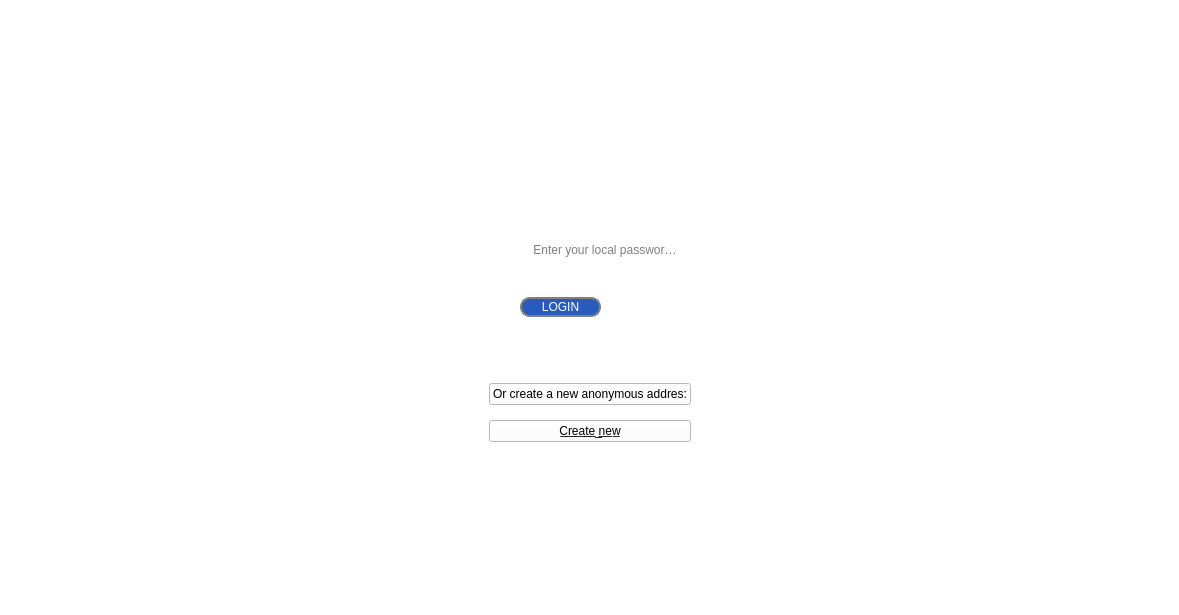
<?xml version="1.0" encoding="UTF-8"?>
<ui version="4.0">
 <class>Form</class>
 <widget class="QWidget" name="Form">
  <property name="geometry">
   <rect>
    <x>0</x>
    <y>0</y>
    <width>1179</width>
    <height>615</height>
   </rect>
  </property>
  <property name="sizePolicy">
   <sizepolicy hsizetype="Preferred" vsizetype="Preferred">
    <horstretch>1</horstretch>
    <verstretch>0</verstretch>
   </sizepolicy>
  </property>
  <property name="cursor">
   <cursorShape>ArrowCursor</cursorShape>
  </property>
  <property name="windowTitle">
   <string>Form</string>
  </property>
  <property name="styleSheet">
   <string notr="true">background-color: rgb(255, 255, 255);</string>
  </property>
  <layout class="QGridLayout" name="gridLayout_3">
   <property name="leftMargin">
    <number>0</number>
   </property>
   <property name="topMargin">
    <number>0</number>
   </property>
   <property name="rightMargin">
    <number>0</number>
   </property>
   <property name="bottomMargin">
    <number>0</number>
   </property>
   <item row="0" column="0">
    <layout class="QHBoxLayout" name="horizontalLayout_4" stretch="1,0,1">
     <item>
      <spacer name="horizontalSpacer_7">
       <property name="orientation">
        <enum>Qt::Horizontal</enum>
       </property>
       <property name="sizeHint" stdset="0">
        <size>
         <width>40</width>
         <height>20</height>
        </size>
       </property>
      </spacer>
     </item>
     <item>
      <layout class="QVBoxLayout" name="verticalLayout_2">
       <property name="spacing">
        <number>7</number>
       </property>
       <item>
        <spacer name="verticalSpacer_4">
         <property name="orientation">
          <enum>Qt::Vertical</enum>
         </property>
         <property name="sizeHint" stdset="0">
          <size>
           <width>20</width>
           <height>28</height>
          </size>
         </property>
        </spacer>
       </item>
       <item>
        <layout class="QVBoxLayout" name="verticalLayout_8">
         <item>
          <layout class="QVBoxLayout" name="verticalLayout_7">
           <item>
            <layout class="QGridLayout" name="gridLayout">
             <item row="0" column="2">
              <spacer name="horizontalSpacer_4">
               <property name="orientation">
                <enum>Qt::Horizontal</enum>
               </property>
               <property name="sizeHint" stdset="0">
                <size>
                 <width>40</width>
                 <height>20</height>
                </size>
               </property>
              </spacer>
             </item>
             <item row="1" column="1">
              <spacer name="verticalSpacer">
               <property name="orientation">
                <enum>Qt::Vertical</enum>
               </property>
               <property name="sizeHint" stdset="0">
                <size>
                 <width>20</width>
                 <height>40</height>
                </size>
               </property>
              </spacer>
             </item>
             <item row="0" column="0">
              <spacer name="horizontalSpacer_3">
               <property name="orientation">
                <enum>Qt::Horizontal</enum>
               </property>
               <property name="sizeHint" stdset="0">
                <size>
                 <width>40</width>
                 <height>20</height>
                </size>
               </property>
              </spacer>
             </item>
             <item row="0" column="1">
              <widget class="QLabel" name="label">
               <property name="text">
                <string/>
               </property>
               <property name="pixmap">
                <pixmap>../../итоги по проекту — копия/вход/2020-08-08_012419.png</pixmap>
               </property>
               <property name="scaledContents">
                <bool>true</bool>
               </property>
              </widget>
             </item>
            </layout>
           </item>
           <item>
            <layout class="QVBoxLayout" name="verticalLayout_6">
             <property name="spacing">
              <number>0</number>
             </property>
             <item>
              <layout class="QVBoxLayout" name="verticalLayout_5">
               <property name="spacing">
                <number>0</number>
               </property>
               <item>
                <layout class="QHBoxLayout" name="horizontalLayout_2" stretch="2,5,0">
                 <property name="spacing">
                  <number>0</number>
                 </property>
                 <property name="sizeConstraint">
                  <enum>QLayout::SetFixedSize</enum>
                 </property>
                 <property name="leftMargin">
                  <number>2</number>
                 </property>
                 <property name="rightMargin">
                  <number>0</number>
                 </property>
                 <item>
                  <spacer name="horizontalSpacer_2">
                   <property name="orientation">
                    <enum>Qt::Horizontal</enum>
                   </property>
                   <property name="sizeHint" stdset="0">
                    <size>
                     <width>40</width>
                     <height>20</height>
                    </size>
                   </property>
                  </spacer>
                 </item>
                 <item>
                  <widget class="QLineEdit" name="lineEdit">
                   <property name="sizePolicy">
                    <sizepolicy hsizetype="Expanding" vsizetype="Fixed">
                     <horstretch>2</horstretch>
                     <verstretch>1</verstretch>
                    </sizepolicy>
                   </property>
                   <property name="layoutDirection">
                    <enum>Qt::LeftToRight</enum>
                   </property>
                   <property name="autoFillBackground">
                    <bool>false</bool>
                   </property>
                   <property name="styleSheet">
                    <string notr="true">
border-radius: 10px;
padding: 0 8px;
background: white;
selection-background-color: darkgray;
</string>
                   </property>
                   <property name="text">
                    <string/>
                   </property>
                   <property name="placeholderText">
                    <string> Enter your local password. . .</string>
                   </property>
                  </widget>
                 </item>
                 <item>
                  <spacer name="horizontalSpacer_9">
                   <property name="orientation">
                    <enum>Qt::Horizontal</enum>
                   </property>
                   <property name="sizeHint" stdset="0">
                    <size>
                     <width>40</width>
                     <height>20</height>
                    </size>
                   </property>
                  </spacer>
                 </item>
                </layout>
               </item>
               <item>
                <layout class="QHBoxLayout" name="horizontalLayout_3" stretch="1,2,1">
                 <property name="spacing">
                  <number>0</number>
                 </property>
                 <property name="leftMargin">
                  <number>22</number>
                 </property>
                 <property name="topMargin">
                  <number>5</number>
                 </property>
                 <property name="rightMargin">
                  <number>9</number>
                 </property>
                 <property name="bottomMargin">
                  <number>12</number>
                 </property>
                 <item>
                  <spacer name="horizontalSpacer_12">
                   <property name="orientation">
                    <enum>Qt::Horizontal</enum>
                   </property>
                   <property name="sizeHint" stdset="0">
                    <size>
                     <width>40</width>
                     <height>20</height>
                    </size>
                   </property>
                  </spacer>
                 </item>
                 <item>
                  <widget class="QLabel" name="label_2">
                   <property name="text">
                    <string/>
                   </property>
                   <property name="pixmap">
                    <pixmap>../../итоги по проекту — копия/вход/2020-08-08_004209.png</pixmap>
                   </property>
                   <property name="scaledContents">
                    <bool>false</bool>
                   </property>
                  </widget>
                 </item>
                 <item>
                  <spacer name="horizontalSpacer_13">
                   <property name="orientation">
                    <enum>Qt::Horizontal</enum>
                   </property>
                   <property name="sizeHint" stdset="0">
                    <size>
                     <width>40</width>
                     <height>20</height>
                    </size>
                   </property>
                  </spacer>
                 </item>
                </layout>
               </item>
              </layout>
             </item>
             <item>
              <layout class="QVBoxLayout" name="verticalLayout_4">
               <item>
                <layout class="QVBoxLayout" name="verticalLayout_3">
                 <item>
                  <layout class="QHBoxLayout" name="horizontalLayout" stretch="2,3,0,1,1">
                   <property name="spacing">
                    <number>7</number>
                   </property>
                   <property name="leftMargin">
                    <number>18</number>
                   </property>
                   <property name="rightMargin">
                    <number>30</number>
                   </property>
                   <property name="bottomMargin">
                    <number>12</number>
                   </property>
                   <item>
                    <spacer name="horizontalSpacer_10">
                     <property name="orientation">
                      <enum>Qt::Horizontal</enum>
                     </property>
                     <property name="sizeHint" stdset="0">
                      <size>
                       <width>40</width>
                       <height>20</height>
                      </size>
                     </property>
                    </spacer>
                   </item>
                   <item>
                    <widget class="QPushButton" name="pushButton">
                     <property name="sizePolicy">
                      <sizepolicy hsizetype="Minimum" vsizetype="Minimum">
                       <horstretch>1</horstretch>
                       <verstretch>1</verstretch>
                      </sizepolicy>
                     </property>
                     <property name="cursor">
                      <cursorShape>PointingHandCursor</cursorShape>
                     </property>
                     <property name="styleSheet">
                      <string notr="true">
QPushButton{
border: 2px solid gray;
font: 8pt &quot;Vityaz&quot;;
border-radius: 10px;
padding: 0 8px;
background: white;
selection-background-color: darkgray;
background-color: rgb(39, 92, 189);
color: white;
font: 11pt &quot;MS Shell Dlg 2&quot;;
}

QPushButton:hover{
border: ipx solid #828282;
background-color: rgb(39, 92, 222);
}
QPushButton:hover:pressed{
border: 2px solid gray;
font: 8pt &quot;Vityaz&quot;;
border-radius: 10px;
padding: 0 8px;
background: gray;
selection-background-color: darkgray;
background-color: gray;

color: white;
font: 11pt &quot;MS Shell Dlg 2&quot;;
background-image: -webkit-linear-gradient(top, rgba(0, 0, 0, 0), rgba(0, 0, 0, 0.2));
background-image: -moz-linear-gradient(top, rgba(0, 0, 0, 0), rgba(0, 0, 0, 0.2));
background-image: -o-linear-gradient(top, rgba(0, 0, 0, 0), rgba(0, 0, 0, 0.2));
background-image: -ms-linear-gradient(top, rgba(0, 0, 0, 0), rgba(0, 0, 0, 0.2));
background-image: linear-gradient(top, rgba(0, 0, 0, 0), rgba(0, 0, 0, 0.2));
}</string>
                     </property>
                     <property name="text">
                      <string>LOGIN</string>
                     </property>
                    </widget>
                   </item>
                   <item>
                    <spacer name="horizontalSpacer">
                     <property name="orientation">
                      <enum>Qt::Horizontal</enum>
                     </property>
                     <property name="sizeHint" stdset="0">
                      <size>
                       <width>40</width>
                       <height>20</height>
                      </size>
                     </property>
                    </spacer>
                   </item>
                   <item>
                    <widget class="QLabel" name="label_3">
                     <property name="text">
                      <string/>
                     </property>
                     <property name="pixmap">
                      <pixmap>../../итоги по проекту — копия/вход/2020-08-24_102511.png</pixmap>
                     </property>
                    </widget>
                   </item>
                   <item>
                    <spacer name="horizontalSpacer_11">
                     <property name="orientation">
                      <enum>Qt::Horizontal</enum>
                     </property>
                     <property name="sizeHint" stdset="0">
                      <size>
                       <width>40</width>
                       <height>20</height>
                      </size>
                     </property>
                    </spacer>
                   </item>
                  </layout>
                 </item>
                </layout>
               </item>
              </layout>
             </item>
            </layout>
           </item>
          </layout>
         </item>
         <item>
          <layout class="QGridLayout" name="gridLayout_2">
           <property name="topMargin">
            <number>7</number>
           </property>
           <property name="rightMargin">
            <number>0</number>
           </property>
           <property name="bottomMargin">
            <number>0</number>
           </property>
           <item row="0" column="1">
            <spacer name="verticalSpacer_2">
             <property name="orientation">
              <enum>Qt::Vertical</enum>
             </property>
             <property name="sizeHint" stdset="0">
              <size>
               <width>20</width>
               <height>40</height>
              </size>
             </property>
            </spacer>
           </item>
           <item row="1" column="0">
            <spacer name="horizontalSpacer_5">
             <property name="orientation">
              <enum>Qt::Horizontal</enum>
             </property>
             <property name="sizeHint" stdset="0">
              <size>
               <width>40</width>
               <height>20</height>
              </size>
             </property>
            </spacer>
           </item>
           <item row="1" column="1">
            <layout class="QVBoxLayout" name="verticalLayout">
             <property name="spacing">
              <number>15</number>
             </property>
             <property name="topMargin">
              <number>0</number>
             </property>
             <property name="bottomMargin">
              <number>0</number>
             </property>
             <item>
              <widget class="QPushButton" name="pushButton_2">
               <property name="cursor">
                <cursorShape>PointingHandCursor</cursorShape>
               </property>
               <property name="styleSheet">
                <string notr="true">QPushButton{
background-color: rgb(255, 255, 255);
font: 9pt \&quot;MS Shell Dlg 2\&quot;;
color: rgb(68, 118, 179);
border-radius: 10px;
}

QPushButton:hover{
border: ipx solid #828282;
color: rgb(20, 120, 250);
}

QPushButton:hover:pressed{
background-color: rgb(255, 255, 255);
font: 9pt \&quot;MS Shell Dlg 2\&quot;;


color: black;
border-radius: 10px;
}</string>
               </property>
               <property name="text">
                <string>Or create a new anonymous addres:</string>
               </property>
              </widget>
             </item>
             <item>
              <widget class="QPushButton" name="pushButton_3">
               <property name="cursor">
                <cursorShape>PointingHandCursor</cursorShape>
               </property>
               <property name="styleSheet">
                <string notr="true">QPushButton{
background-color: rgb(255, 255, 255);
font: 9pt \&quot;MS Shell Dlg 2\&quot;;


color: rgb(68, 118, 179);
border-radius: 10px;
}

QPushButton:hover{
border: ipx solid #828282;
color: rgb(20, 120, 250);
}

QPushButton:hover:pressed{
background-color: rgb(255, 255, 255);
font: 9pt \&quot;MS Shell Dlg 2\&quot;;


color: black;
border-radius: 10px;
}</string>
               </property>
               <property name="text">
                <string>C̲r̲e̲a̲t̲e̲ ̲n̲e̲w̲</string>
               </property>
              </widget>
             </item>
            </layout>
           </item>
           <item row="1" column="2">
            <spacer name="horizontalSpacer_6">
             <property name="orientation">
              <enum>Qt::Horizontal</enum>
             </property>
             <property name="sizeHint" stdset="0">
              <size>
               <width>40</width>
               <height>20</height>
              </size>
             </property>
            </spacer>
           </item>
          </layout>
         </item>
        </layout>
       </item>
       <item>
        <spacer name="verticalSpacer_3">
         <property name="orientation">
          <enum>Qt::Vertical</enum>
         </property>
         <property name="sizeHint" stdset="0">
          <size>
           <width>20</width>
           <height>28</height>
          </size>
         </property>
        </spacer>
       </item>
      </layout>
     </item>
     <item>
      <spacer name="horizontalSpacer_8">
       <property name="orientation">
        <enum>Qt::Horizontal</enum>
       </property>
       <property name="sizeHint" stdset="0">
        <size>
         <width>40</width>
         <height>20</height>
        </size>
       </property>
      </spacer>
     </item>
    </layout>
   </item>
  </layout>
 </widget>
 <resources/>
 <connections/>
</ui>
